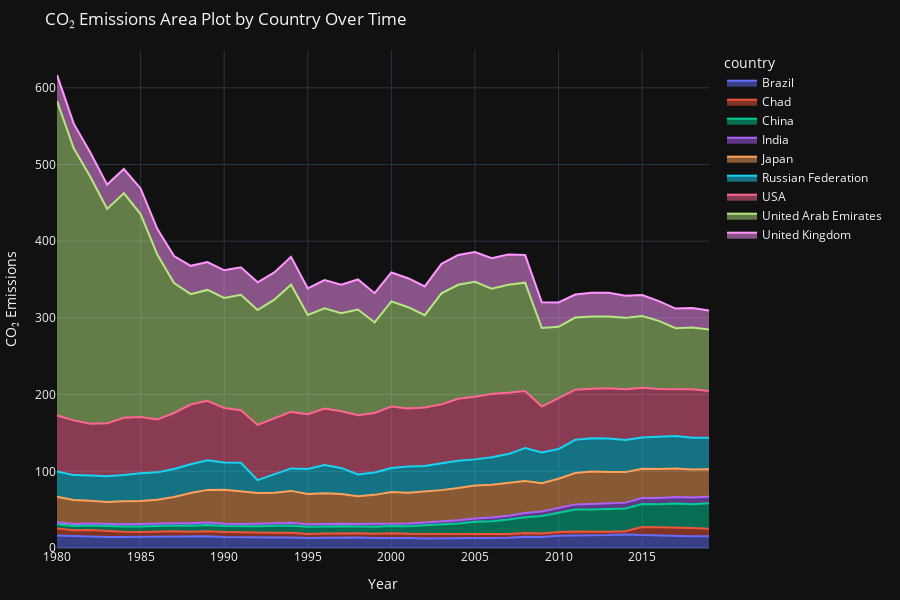

The code cell stored with this chart in its notebook:
### Code cell
import pandas as pd
import plotly.express as px

co2 = pd.read_csv("data\\co2_emmision.csv", sep=';', engine='python', skiprows=1, header=None)

new_header = ["country", "variable", "percentile", "year", "value"]
co2.loc[-1] = new_header
co2.index = co2.index + 1
co2 = co2.sort_index()

co2.columns = co2.iloc[0]
co2 = co2[1:].reset_index(drop=True)

co2['year'] = pd.to_numeric(co2['year'], errors='coerce')
co2['value'] = pd.to_numeric(co2['value'], errors='coerce')
co2 = co2.dropna(subset=['year', 'value'])

fig = px.area(
    co2,
    x="year",
    y="value",
    color="country",
    title=" CO₂ Emissions Area Plot by Country Over Time",
    labels={"value": "CO₂ Emissions", "year": "Year"},
)

fig.update_layout(
    template="plotly_dark",
    height=600,
    margin=dict(t=50, b=40, l=10, r=10),
)

# Show the plot
fig.show()

### Figure 1 — Plotly figure (JSON) as saved in the notebook; plotly's stock layout.template omitted (floating-point values rounded to 4 significant figures)
{"data": [{"fillpattern": {"shape": ""}, "hovertemplate": "country=Brazil <br>Year=%{x}<br>CO₂ Emissions=%{y}<extra></extra>", "legendgroup": "Brazil ", "line": {"color": "#636efa"}, "marker": {"symbol": "circle"}, "mode": "lines", "name": "Brazil ", "orientation": "v", "showlegend": true, "stackgroup": "1", "type": "scatter", "x": [1980, 1981, 1982, 1983, 1984, 1985, 1986, 1987, 1988, 1989, 1990, 1991, 1992, 1993, 1994, 1995, 1996, 1997, 1998, 1999, 2000, 2001, 2002, 2003, 2004, 2005, 2006, 2007, 2008, 2009, 2010, 2011, 2012, 2013, 2014, 2015, 2016, 2017, 2018, 2019], "xaxis": "x", "y": [16.4, 15.4, 15.1, 14.22, 14.3, 14.46, 15.17, 15.32, 15.1, 15.36, 14.36, 13.91, 13.67, 13.55, 13.82, 13.0, 13.39, 13.76, 13.74, 13.1, 13.43, 13.15, 12.51, 12.54, 12.66, 13.22, 13.23, 13.22, 14.72, 14.36, 16.01, 16.75, 16.57, 16.82, 17.64, 16.87, 16.13, 16.3, 15.38, 15.18], "yaxis": "y"}, {"fillpattern": {"shape": ""}, "hovertemplate": "country=Chad <br>Year=%{x}<br>CO₂ Emissions=%{y}<extra></extra>", "legendgroup": "Chad ", "line": {"color": "#EF553B"}, "marker": {"symbol": "circle"}, "mode": "lines", "name": "Chad ", "orientation": "v", "showlegend": true, "stackgroup": "1", "type": "scatter", "x": [1980, 1981, 1982, 1983, 1984, 1985, 1986, 1987, 1988, 1989, 1990, 1991, 1992, 1993, 1994, 1995, 1996, 1997, 1998, 1999, 2000, 2001, 2002, 2003, 2004, 2005, 2006, 2007, 2008, 2009, 2010, 2011, 2012, 2013, 2014, 2015, 2016, 2017, 2018, 2019], "xaxis": "x", "y": [8.935, 7.594, 8.4, 7.786, 6.987, 6.345, 6.378, 6.545, 6.082, 6.441, 6.578, 6.389, 6.379, 6.219, 6.158, 5.315, 5.393, 5.379, 5.393, 5.525, 5.889, 5.296, 5.759, 5.613, 5.227, 5.225, 5.022, 5.099, 4.914, 4.444, 4.718, 4.708, 4.52, 4.319, 4.174, 10.35, 10.83, 10.66, 10.66, 10.04], "yaxis": "y"}, {"fillpattern": {"shape": ""}, "hovertemplate": "country=China <br>Year=%{x}<br>CO₂ Emissions=%{y}<extra></extra>", "legendgroup": "China ", "line": {"color": "#00cc96"}, "marker": {"symbol": "circle"}, "mode": "lines", "name": "China ", "orientation": "v", "showlegend": true, "stackgroup": "1", "type": "scatter", "x": [1980, 1981, 1982, 1983, 1984, 1985, 1986, 1987, 1988, 1989, 1990, 1991, 1992, 1993, 1994, 1995, 1996, 1997, 1998, 1999, 2000, 2001, 2002, 2003, 2004, 2005, 2006, 2007, 2008, 2009, 2010, 2011, 2012, 2013, 2014, 2015, 2016, 2017, 2018, 2019], "xaxis": "x", "y": [5.681, 5.543, 5.919, 6.267, 6.745, 7.315, 7.405, 7.41, 7.835, 8.024, 7.603, 7.673, 8.314, 9.393, 9.306, 9.311, 9.495, 9.113, 8.824, 9.108, 9.324, 9.907, 11.24, 12.45, 14.08, 15.71, 16.78, 18.74, 20.38, 22.94, 25.01, 28.74, 29.17, 30.09, 29.66, 30.17, 30.11, 31.12, 30.97, 33.01], "yaxis": "y"}, {"fillpattern": {"shape": ""}, "hovertemplate": "country=India <br>Year=%{x}<br>CO₂ Emissions=%{y}<extra></extra>", "legendgroup": "India ", "line": {"color": "#ab63fa"}, "marker": {"symbol": "circle"}, "mode": "lines", "name": "India ", "orientation": "v", "showlegend": true, "stackgroup": "1", "type": "scatter", "x": [1980, 1981, 1982, 1983, 1984, 1985, 1986, 1987, 1988, 1989, 1990, 1991, 1992, 1993, 1994, 1995, 1996, 1997, 1998, 1999, 2000, 2001, 2002, 2003, 2004, 2005, 2006, 2007, 2008, 2009, 2010, 2011, 2012, 2013, 2014, 2015, 2016, 2017, 2018, 2019], "xaxis": "x", "y": [2.632, 2.639, 2.546, 3.005, 2.879, 3.11, 3.091, 3.092, 3.348, 3.472, 3.205, 3.199, 3.401, 3.505, 3.709, 3.242, 3.308, 3.417, 3.445, 3.648, 3.586, 3.674, 3.717, 3.938, 4.144, 4.337, 4.659, 5.13, 5.48, 5.943, 6.209, 6.663, 7.166, 7.116, 7.688, 7.883, 8.225, 8.432, 8.766, 8.749], "yaxis": "y"}, {"fillpattern": {"shape": ""}, "hovertemplate": "country=Japan <br>Year=%{x}<br>CO₂ Emissions=%{y}<extra></extra>", "legendgroup": "Japan ", "line": {"color": "#FFA15A"}, "marker": {"symbol": "circle"}, "mode": "lines", "name": "Japan ", "orientation": "v", "showlegend": true, "stackgroup": "1", "type": "scatter", "x": [1980, 1981, 1982, 1983, 1984, 1985, 1986, 1987, 1988, 1989, 1990, 1991, 1992, 1993, 1994, 1995, 1996, 1997, 1998, 1999, 2000, 2001, 2002, 2003, 2004, 2005, 2006, 2007, 2008, 2009, 2010, 2011, 2012, 2013, 2014, 2015, 2016, 2017, 2018, 2019], "xaxis": "x", "y": [33.23, 31.5, 29.52, 28.56, 30.0, 30.14, 30.89, 34.25, 39.43, 42.47, 44.15, 42.5, 40.1, 39.49, 41.47, 39.66, 39.94, 38.78, 36.09, 37.88, 40.73, 39.89, 40.27, 40.91, 42.08, 42.95, 42.69, 42.89, 41.9, 36.73, 38.34, 40.82, 42.17, 40.72, 39.78, 38.15, 37.66, 37.3, 36.47, 35.63], "yaxis": "y"}, {"fillpattern": {"shape": ""}, "hovertemplate": "country=Russian Federation <br>Year=%{x}<br>CO₂ Emissions=%{y}<extra></extra>", "legendgroup": "Russian Federation ", "line": {"color": "#19d3f3"}, "marker": {"symbol": "circle"}, "mode": "lines", "name": "Russian Federation ", "orientation": "v", "showlegend": true, "stackgroup": "1", "type": "scatter", "x": [1980, 1981, 1982, 1983, 1984, 1985, 1986, 1987, 1988, 1989, 1990, 1991, 1992, 1993, 1994, 1995, 1996, 1997, 1998, 1999, 2000, 2001, 2002, 2003, 2004, 2005, 2006, 2007, 2008, 2009, 2010, 2011, 2012, 2013, 2014, 2015, 2016, 2017, 2018, 2019], "xaxis": "x", "y": [32.81, 32.35, 33.14, 33.62, 34.13, 36.12, 35.68, 36.49, 37.5, 38.74, 35.66, 37.47, 16.65, 24.43, 29.32, 32.39, 36.57, 33.95, 28.35, 29.07, 31.27, 34.5, 33.5, 34.92, 35.55, 34.09, 35.87, 37.37, 43.05, 40.01, 38.67, 43.43, 43.51, 43.65, 41.89, 40.56, 41.73, 42.22, 41.47, 41.13], "yaxis": "y"}, {"fillpattern": {"shape": ""}, "hovertemplate": "country=USA <br>Year=%{x}<br>CO₂ Emissions=%{y}<extra></extra>", "legendgroup": "USA ", "line": {"color": "#FF6692"}, "marker": {"symbol": "circle"}, "mode": "lines", "name": "USA ", "orientation": "v", "showlegend": true, "stackgroup": "1", "type": "scatter", "x": [1980, 1981, 1982, 1983, 1984, 1985, 1986, 1987, 1988, 1989, 1990, 1991, 1992, 1993, 1994, 1995, 1996, 1997, 1998, 1999, 2000, 2001, 2002, 2003, 2004, 2005, 2006, 2007, 2008, 2009, 2010, 2011, 2012, 2013, 2014, 2015, 2016, 2017, 2018, 2019], "xaxis": "x", "y": [73.27, 71.35, 67.27, 69.03, 74.78, 73.26, 68.84, 72.94, 77.8, 77.43, 71.07, 68.44, 71.97, 72.08, 73.68, 71.44, 73.86, 73.78, 77.28, 77.62, 80.2, 75.59, 76.24, 76.89, 80.92, 81.7, 82.46, 79.83, 74.18, 59.94, 66.19, 65.37, 64.54, 65.55, 66.25, 65.05, 62.68, 61.39, 63.15, 61.04], "yaxis": "y"}, {"fillpattern": {"shape": ""}, "hovertemplate": "country=United Arab Emirates <br>Year=%{x}<br>CO₂ Emissions=%{y}<extra></extra>", "legendgroup": "United Arab Emirates ", "line": {"color": "#B6E880"}, "marker": {"symbol": "circle"}, "mode": "lines", "name": "United Arab Emirates ", "orientation": "v", "showlegend": true, "stackgroup": "1", "type": "scatter", "x": [1980, 1981, 1982, 1983, 1984, 1985, 1986, 1987, 1988, 1989, 1990, 1991, 1992, 1993, 1994, 1995, 1996, 1997, 1998, 1999, 2000, 2001, 2002, 2003, 2004, 2005, 2006, 2007, 2008, 2009, 2010, 2011, 2012, 2013, 2014, 2015, 2016, 2017, 2018, 2019], "xaxis": "x", "y": [409.8, 354.8, 321.9, 279.5, 292.6, 264.6, 215.1, 169.4, 143.9, 144.6, 143.5, 150.6, 149.7, 155.1, 165.9, 129.4, 130.5, 127.8, 137.8, 118.1, 137.1, 131.9, 120.4, 144.8, 148.6, 149.8, 137.4, 140.8, 141.3, 102.4, 93.29, 93.98, 94.23, 93.41, 92.97, 93.54, 88.72, 79.16, 80.49, 80.23], "yaxis": "y"}, {"fillpattern": {"shape": ""}, "hovertemplate": "country=United Kingdom <br>Year=%{x}<br>CO₂ Emissions=%{y}<extra></extra>", "legendgroup": "United Kingdom ", "line": {"color": "#FF97FF"}, "marker": {"symbol": "circle"}, "mode": "lines", "name": "United Kingdom ", "orientation": "v", "showlegend": true, "stackgroup": "1", "type": "scatter", "x": [1980, 1981, 1982, 1983, 1984, 1985, 1986, 1987, 1988, 1989, 1990, 1991, 1992, 1993, 1994, 1995, 1996, 1997, 1998, 1999, 2000, 2001, 2002, 2003, 2004, 2005, 2006, 2007, 2008, 2009, 2010, 2011, 2012, 2013, 2014, 2015, 2016, 2017, 2018, 2019], "xaxis": "x", "y": [34.08, 32.1, 31.62, 31.78, 31.63, 33.43, 33.68, 35.16, 36.89, 36.21, 35.94, 35.75, 36.29, 35.63, 36.41, 34.7, 36.94, 37.25, 39.18, 38.13, 37.75, 37.83, 37.47, 38.44, 38.86, 38.77, 39.66, 39.49, 36.0, 33.59, 31.74, 30.05, 31.04, 31.22, 29.0, 27.35, 25.85, 25.58, 25.62, 24.66], "yaxis": "y"}], "layout": {"height": 600, "legend": {"title": {"text": "country"}, "tracegroupgap": 0}, "margin": {"b": 40, "l": 10, "r": 10, "t": 50}, "title": {"text": " CO₂ Emissions Area Plot by Country Over Time"}, "xaxis": {"anchor": "y", "domain": [0, 1], "title": {"text": "Year"}}, "yaxis": {"anchor": "x", "domain": [0, 1], "title": {"text": "CO₂ Emissions"}}}}
